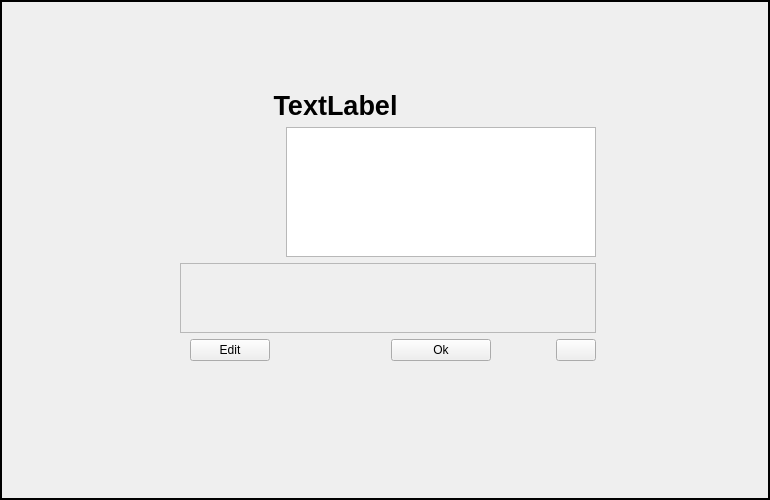
<?xml version="1.0" encoding="UTF-8"?>
<ui version="4.0">
 <class>Dialog</class>
 <widget class="QDialog" name="Dialog">
  <property name="geometry">
   <rect>
    <x>0</x>
    <y>0</y>
    <width>770</width>
    <height>500</height>
   </rect>
  </property>
  <property name="windowTitle">
   <string>Dialog</string>
  </property>
  <widget class="QFrame" name="frame">
   <property name="geometry">
    <rect>
     <x>0</x>
     <y>0</y>
     <width>770</width>
     <height>500</height>
    </rect>
   </property>
   <property name="frameShape">
    <enum>QFrame::Box</enum>
   </property>
   <property name="frameShadow">
    <enum>QFrame::Plain</enum>
   </property>
   <property name="lineWidth">
    <number>2</number>
   </property>
   <widget class="QWidget" name="gridLayoutWidget">
    <property name="geometry">
     <rect>
      <x>180</x>
      <y>90</y>
      <width>421</width>
      <height>271</height>
     </rect>
    </property>
    <layout class="QGridLayout" name="gridLayout">
     <property name="rightMargin">
      <number>5</number>
     </property>
     <item row="3" column="2">
      <widget class="QPushButton" name="btn_ok">
       <property name="text">
        <string>Ok</string>
       </property>
       <property name="autoDefault">
        <bool>false</bool>
       </property>
      </widget>
     </item>
     <item row="3" column="3" alignment="Qt::AlignRight">
      <widget class="QPushButton" name="btn_size">
       <property name="text">
        <string/>
       </property>
       <property name="icon">
        <iconset>
         <normaloff>../images/input_multi_line_resize.png</normaloff>../images/input_multi_line_resize.png</iconset>
       </property>
       <property name="autoDefault">
        <bool>false</bool>
       </property>
      </widget>
     </item>
     <item row="1" column="1" colspan="3">
      <widget class="QTextEdit" name="txt_desc">
       <property name="readOnly">
        <bool>true</bool>
       </property>
      </widget>
     </item>
     <item row="0" column="3" alignment="Qt::AlignRight">
      <widget class="QPushButton" name="btn_close">
       <property name="sizePolicy">
        <sizepolicy hsizetype="Fixed" vsizetype="Fixed">
         <horstretch>0</horstretch>
         <verstretch>0</verstretch>
        </sizepolicy>
       </property>
       <property name="maximumSize">
        <size>
         <width>32</width>
         <height>32</height>
        </size>
       </property>
       <property name="text">
        <string/>
       </property>
       <property name="icon">
        <iconset>
         <normaloff>../images/close.png</normaloff>../images/close.png</iconset>
       </property>
       <property name="iconSize">
        <size>
         <width>24</width>
         <height>24</height>
        </size>
       </property>
       <property name="autoDefault">
        <bool>false</bool>
       </property>
       <property name="flat">
        <bool>true</bool>
       </property>
      </widget>
     </item>
     <item row="1" column="0" alignment="Qt::AlignHCenter|Qt::AlignVCenter">
      <widget class="QLabel" name="lbl_pic">
       <property name="text">
        <string/>
       </property>
       <property name="pixmap">
        <pixmap>../images/picture.png</pixmap>
       </property>
       <property name="alignment">
        <set>Qt::AlignCenter</set>
       </property>
      </widget>
     </item>
     <item row="0" column="0" colspan="3">
      <widget class="QLabel" name="lbl_name">
       <property name="sizePolicy">
        <sizepolicy hsizetype="Expanding" vsizetype="Preferred">
         <horstretch>0</horstretch>
         <verstretch>0</verstretch>
        </sizepolicy>
       </property>
       <property name="font">
        <font>
         <pointsize>20</pointsize>
         <weight>75</weight>
         <bold>true</bold>
        </font>
       </property>
       <property name="text">
        <string>TextLabel</string>
       </property>
       <property name="alignment">
        <set>Qt::AlignCenter</set>
       </property>
       <property name="textInteractionFlags">
        <set>Qt::LinksAccessibleByMouse|Qt::TextSelectableByMouse</set>
       </property>
      </widget>
     </item>
     <item row="3" column="0" alignment="Qt::AlignHCenter">
      <widget class="QPushButton" name="btn_edit">
       <property name="text">
        <string>Edit</string>
       </property>
       <property name="autoDefault">
        <bool>false</bool>
       </property>
      </widget>
     </item>
     <item row="2" column="0" colspan="4">
      <widget class="QScrollArea" name="area">
       <property name="widgetResizable">
        <bool>true</bool>
       </property>
       <widget class="QWidget" name="scrollAreaWidgetContents">
        <property name="geometry">
         <rect>
          <x>0</x>
          <y>0</y>
          <width>413</width>
          <height>69</height>
         </rect>
        </property>
       </widget>
      </widget>
     </item>
    </layout>
   </widget>
  </widget>
 </widget>
 <resources/>
 <connections/>
</ui>
